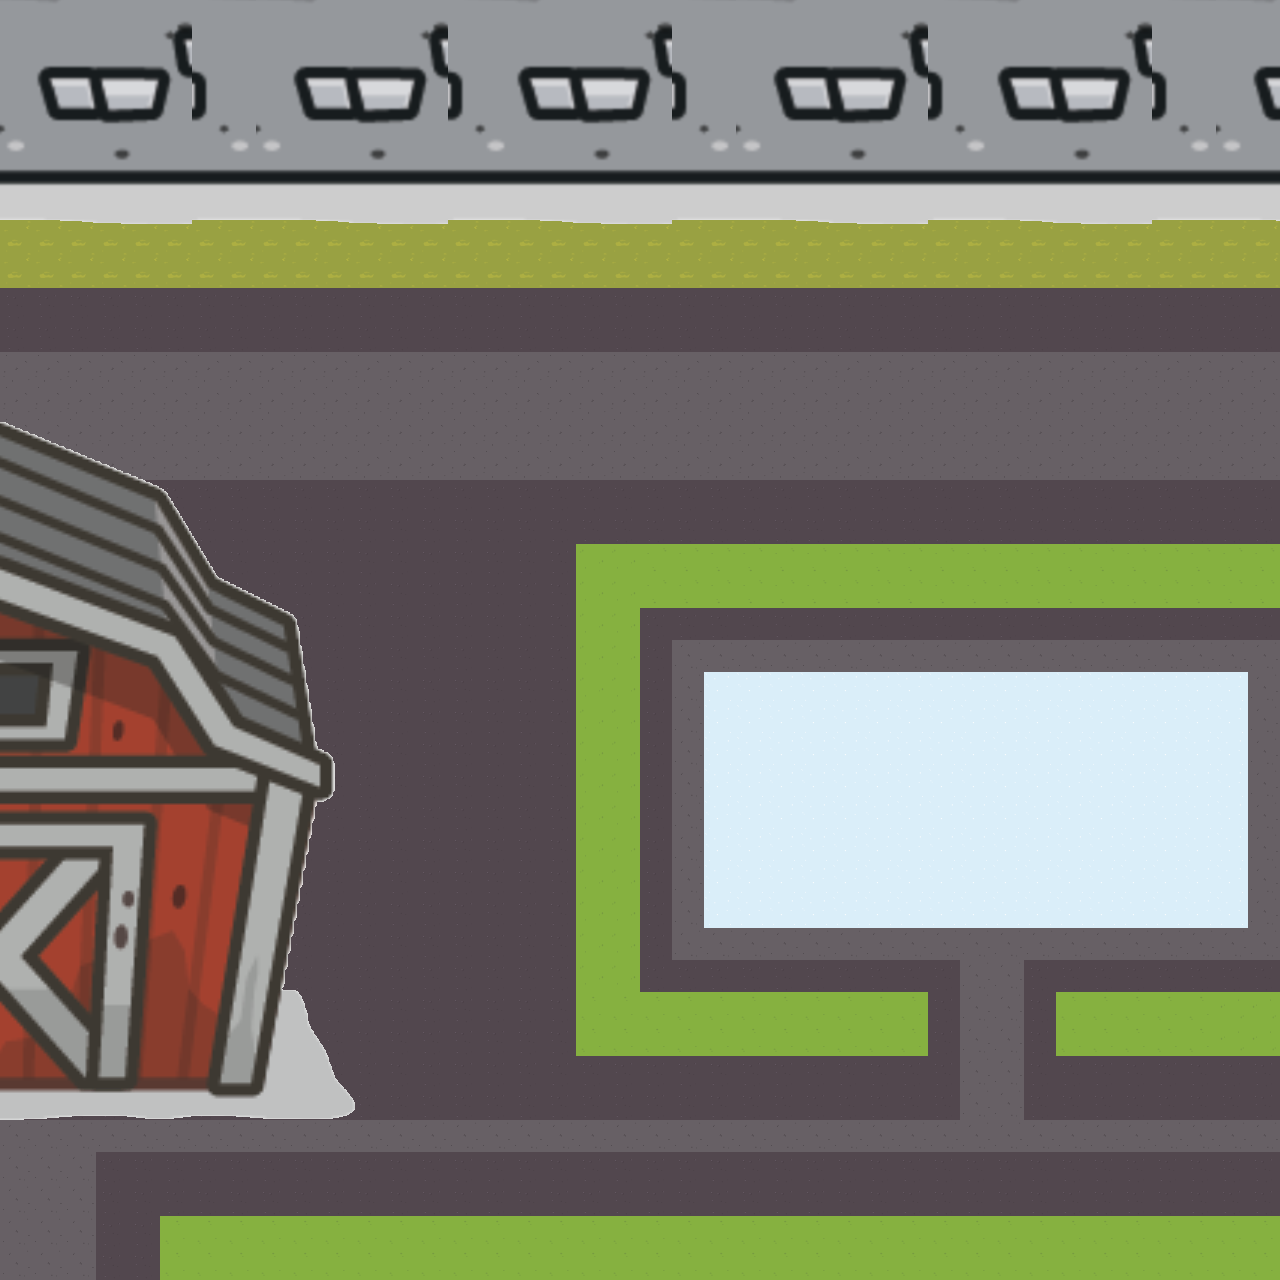

Tiled map render using the project's own tile images. Description and the map definition, with tile-layer contents summarised, below:
An orthogonal 40x40 tile map with 32x32 px tiles, 3 tile layers (colide, bg, toFade).

<map version="1.10" tiledversion="1.11.0" orientation="orthogonal" renderorder="left-down" width="40" height="40" tilewidth="32" tileheight="32" infinite="0" nextlayerid="5" nextobjectid="1">
 <tileset firstgid="1" source="map-new-side.tsx" />
 <layer id="3" name="colide" width="40" height="40" locked="1">
  <data>[1600 cells, 712 non-empty, 2 distinct tile ids]</data>
 </layer>
 <layer id="1" name="bg" width="40" height="40" locked="1">
  <data>[1600 cells, 1600 non-empty, 5 distinct tile ids]</data>
 </layer>
 <layer id="2" name="toFade" width="40" height="40" locked="1">
  <data>[1600 cells, 544 non-empty, 313 distinct tile ids]</data>
 </layer>
</map>
